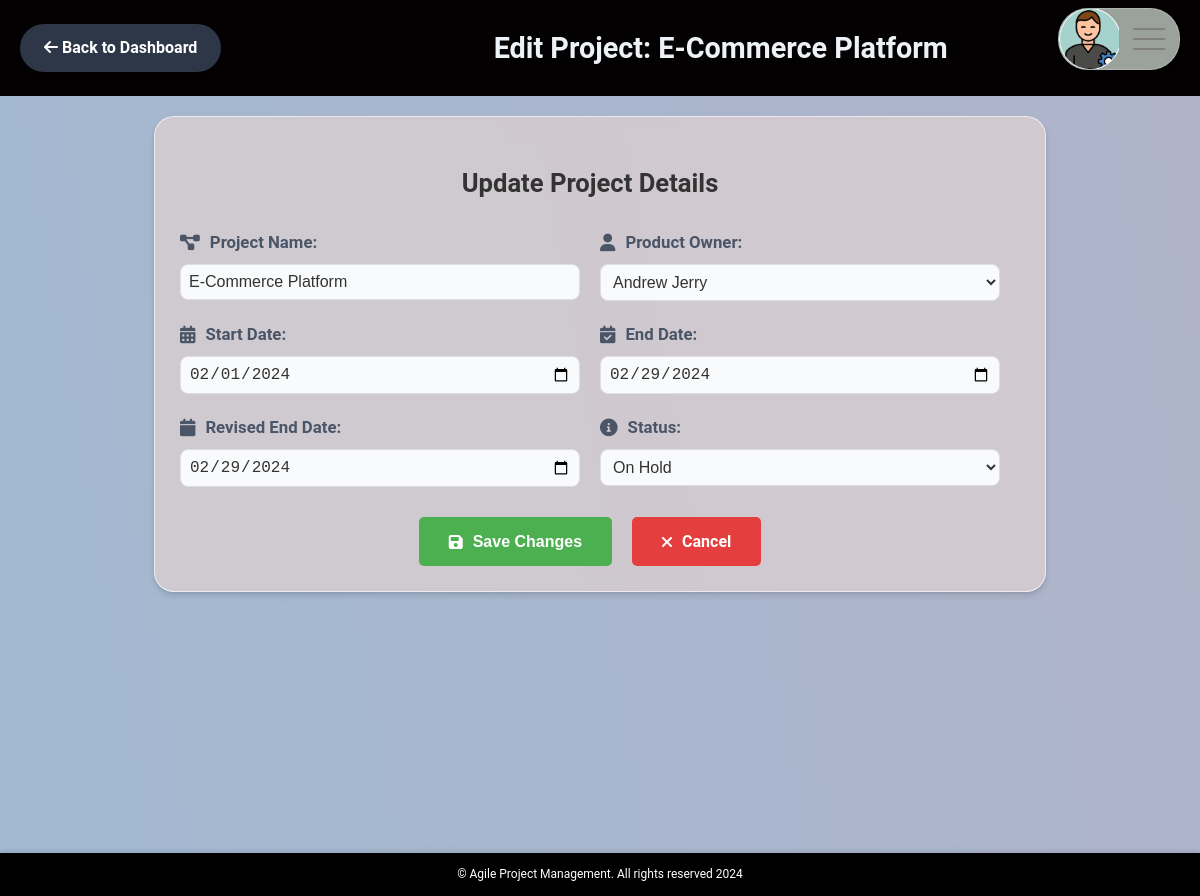
The app's page /project/edit/2 (signed in) with its own data.
### tables this page shows
CREATE TABLE "ProjectInfo" (
        ProjectID INTEGER PRIMARY KEY,
        ProjectName TEXT NOT NULL,
        ProductOwnerID INTEGER,
        StartDate DATE,
        EndDate DATE,
        RevisedEndDate DATE,
        Status TEXT,
        FOREIGN KEY (ProductOwnerID) REFERENCES ProductOwner(ProductOwnerID)
    );

CREATE TABLE ProductOwner (
        ProductOwnerID INT PRIMARY KEY,
        Name VARCHAR(100),
        Email VARCHAR(100),
        ContactNumber VARCHAR(20),
        Role TEXT DEFAULT 'Member'
    );

### app.py (the view, shortened to what this page needs)
@app.route('/project/edit/<int:project_id>', methods=['GET', 'POST'])
@login_required
def edit_project(project_id):
    db = get_db()
    project = db.execute('''
        SELECT p.ProjectID, p.ProjectName, p.ProductOwnerID, p.StartDate, p.EndDate, p.RevisedEndDate, p.Status, po.Name
        FROM ProjectInfo p
        JOIN ProductOwner po ON p.ProductOwnerID = po.ProductOwnerID
        WHERE p.ProjectID = ?;
    ''', (project_id,)).fetchone()
    users = db.execute('SELECT UserID, UserName FROM Users').fetchall()
    if project:
        product_owners = db.execute('SELECT ProductOwnerID, Name FROM ProductOwner').fetchall()
        return render_template('edit_project.html', project=project, product_owners=product_owners, users=users)
    else:
        return "Project not found", 404

### app.py (called while the page is built)
def get_db():
    db = getattr(g, '_database', None)
    if db is None:
        db = g._database = sqlite3.connect(DATABASE)
        db.row_factory = sqlite3.Row
        db.execute('PRAGMA journal_mode=WAL;')  # Enable WAL mode
    return db

@app.teardown_appcontext
def close_connection(exception):
    db = getattr(g, '_database', None)
    if db is not None:
        db.close()

@app.before_request
def set_user_role():
    session['user_role'] = session.get('user_role', 'user')
    session['user_name'] = session.get('user_name', 'Guest')

def login_required(f):
    @wraps(f)
    def decorated_function(*args, **kwargs):
        if 'logged_in' not in session or not session['logged_in']:
            flash('You need to log in first!', 'error')
            return redirect(url_for('login'))
        return f(*args, **kwargs)
    return decorated_function

### templates/edit_project.html (shortened to what this page needs)
<!DOCTYPE html>
<html lang="en">
<head>
    <link rel="stylesheet" href="/static/edit_project.css">
    <link href="https://cdnjs.cloudflare.com/ajax/libs/font-awesome/6.0.0-beta3/css/all.min.css" rel="stylesheet">
    <link rel="stylesheet" href="https://cdnjs.cloudflare.com/ajax/libs/font-awesome/6.0.0-beta3/css/all.min.css">
</head>
<body>
    <header>
        <div class="container">
            <a href="/" class="back-to-dashboard">
                <i class="fas fa-arrow-left"></i> Back to Dashboard
            </a>
            <h1>Edit Project: {{ project['ProjectName'] }}</h1>
            <div class="navigation">
                <div class="user-box">
                    <div class="image-box">
                        <img src="{{ session['user_image'] }}" alt="profile">
                    </div>
                </div>
                <div class="menu-toggle"></div>
                <ul class="menu">
                  </ul>
            </div>
        </div>
    </header>
        <div class="form-container">
            <h2>Update Project Details</h2>
            <form action="/project/update/{{ project['ProjectID'] }}" method="POST">
                <div class="form-row">
                    <div class="form-group">
                        <label for="name"><i class="fas fa-project-diagram"></i> Project Name:</label>
                        <input type="text" id="name" name="name" value="{{ project['ProjectName'] }}" required>
                    </div>
                    <div class="form-group">
                        <label for="product_owner"><i class="fas fa-user"></i> Product Owner:</label>
                        <select id="product_owner" name="product_owner_id" required>
                            {% for owner in product_owners %}
                                <option value="{{ owner.ProductOwnerID }}" {% if owner.ProductOwnerID == project['ProductOwnerID'] %}selected{% endif %}>
                                    {{ owner.Name }}
                                </option>
                            {% endfor %}
                        </select>
                    </div>
                </div>
                <div class="form-row">
                    <div class="form-group">
                        <label for="start_date"><i class="fas fa-calendar-alt"></i> Start Date:</label>
                        <input type="date" id="start_date" name="start_date" value="{{ project['StartDate'] }}" required>
                    </div>
                    <div class="form-group">
                        <label for="end_date"><i class="fas fa-calendar-check"></i> End Date:</label>
                        <input type="date" id="end_date" name="end_date" value="{{ project['EndDate'] }}" required>
                    </div>
                </div>
                <div class="form-row">
                    <div class="form-group">
                        <label for="revised_date"><i class="fas fa-calendar"></i> Revised End Date:</label>
                        <input type="date" id="revised_date" name="revised_date" value="{{ project['RevisedEndDate'] }}">
                    </div>
                    <div class="form-group">
                        <label for="status"><i class="fas fa-info-circle"></i> Status:</label>
                        <select id="status" name="status" required>
                            <option value="On Hold" {% if project['Status'] == 'On Hold' %}selected{% endif %}>On Hold</option>
                        </select>
                    </div>
                </div>
                <div class="form-actions">
                    <button type="submit" class="btn btn-primary"><i class="fas fa-save"></i> Save Changes</button>
                    <a href="/" class="btn btn-secondary"><i class="fas fa-times"></i> Cancel</a>
                </div>
            </form>
        </div>
    <footer>
        <div class="footer-content">
            <p>&copy; Agile Project Management. All rights reserved 2024</p>
        </div>
    </footer>
</body>
</html>

### templates/edit_project.html (style rules this page uses)
footer { background-color: black; color: #fff; text-align: center; position: fixed; width: 100%; box-shadow: 0 -2px 5px rgba(0, 0, 0, 0.1); font-size: 12px; justify-content: center; left: 0; bottom: 0; }

### records on screen
ProjectInfo: ProjectName "E-Commerce Platform", name "E-Commerce Platform", product_owner_id "Andrew Jerry", start_date "02/01/2024", end_date "02/29/2024", revised_date "02/29/2024", status "On Hold"
